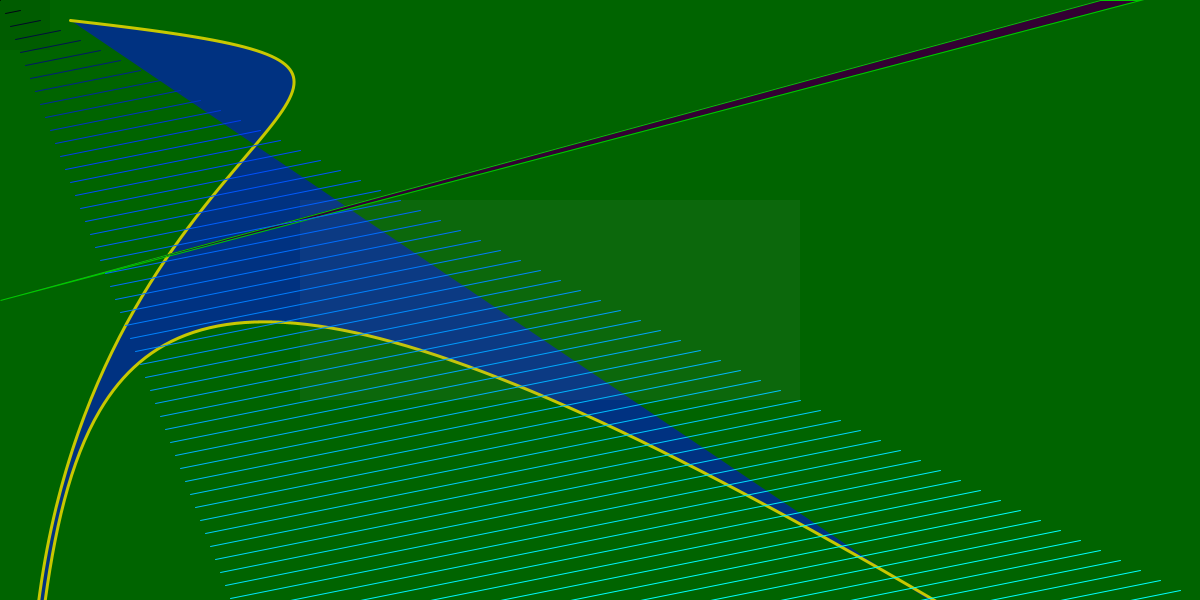
Frame 1 (no input)
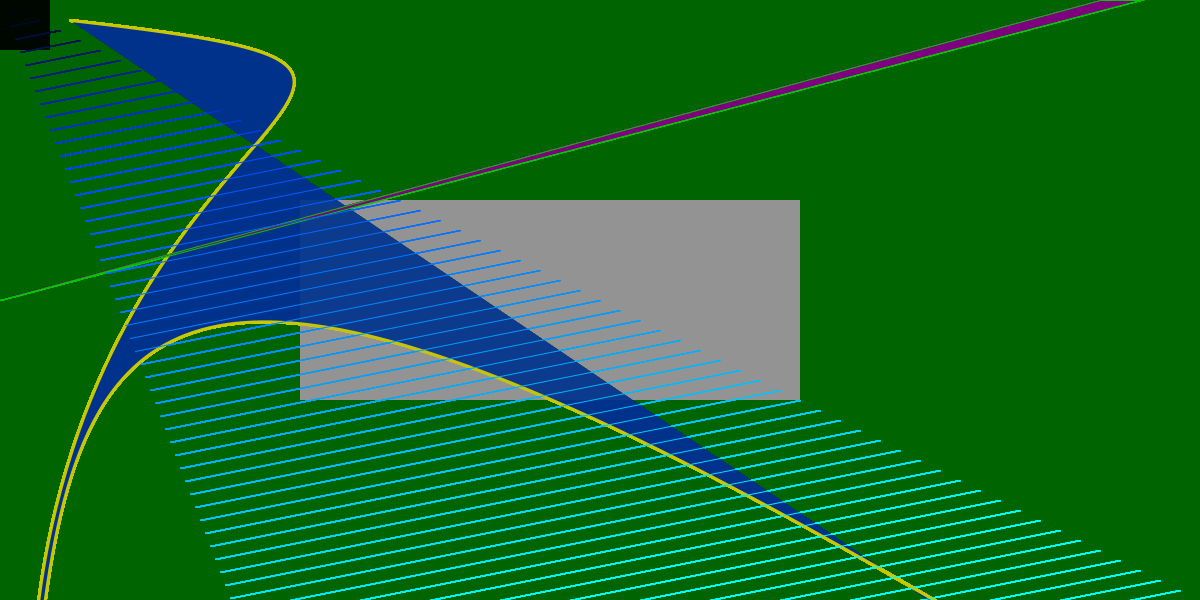
Frame 60 (the mouse pressed at the canvas centre just before this capture)
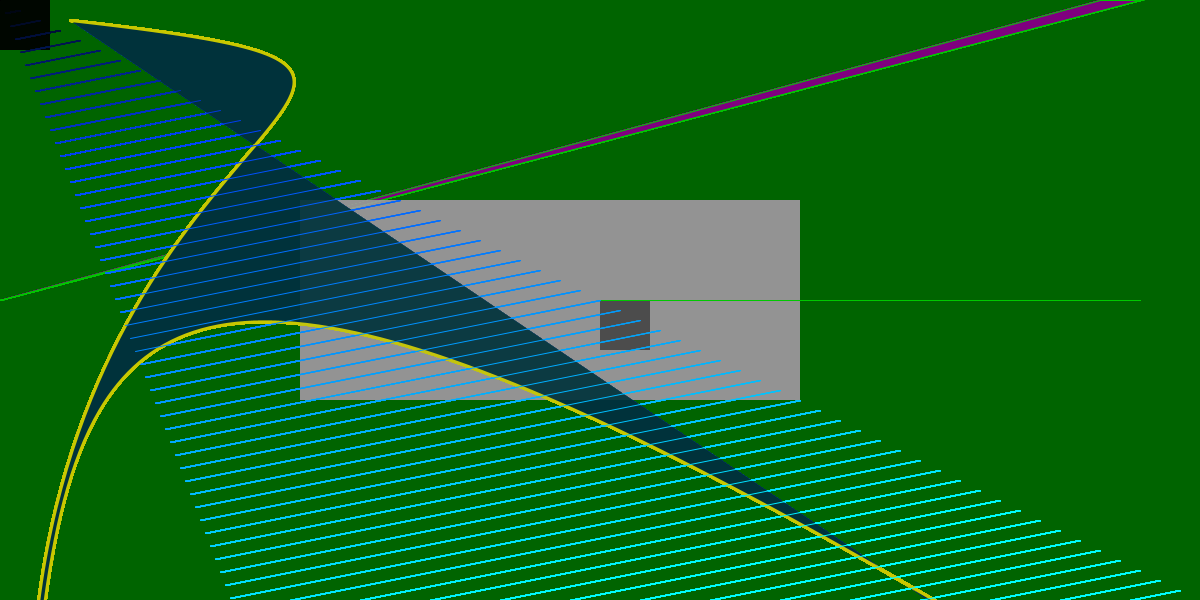
Frame 120 (the mouse held since frame 60 and released just before this capture)

The Processing sketch that drew these frames (run headless with seeded random() and noise(); from frame 60 on, the mouse is pressed at the canvas centre):

// Processing sketch: processing_72066
// ── processing_72066.pde

//Assignment 01b - The Hand
//Quresh Tyebji 
//9.12.12
//Section B

boolean boolGrowing = true;

void setup() {

  size(1200, 600);
  background (0, 100, 0);
}

void draw () {

  

stroke(200,200,0);
strokeWeight(3);
int randomBlue = 50;
randomBlue = int(random (200));
fill(0,50,randomBlue);
beginShape();
vertex(3000, 2000);
bezierVertex(200, 0, 80, 75, 30, 750);
bezierVertex(20, 80, 600, 80, 70, 20);
endShape();

noStroke();

  fill(150,20);
  rect (300,200,500,200); 

fill(0,20);
float randomDiameter = 20;
int growingDiameter = 50;
rect(mouseX,mouseY,growingDiameter, growingDiameter);


stroke(0,200,0);
strokeWeight(1);
int randomPurple = 0;
randomPurple = int(random (200));
fill(randomPurple,0,randomPurple);

triangle (1140, mouseY, mouseX, 300, 1100, mouseY);

//light blue mult
  for (int i=0; i<250; i++) {
    strokeWeight(1);
    stroke(0, i*5, i*20);
    line(i*20, i*10, i*5, i*13);

  }
  
  

}

void mouseClicked() {
  float a = random(255);
  float b = random(200);
  float c = random(255);
  background (a,b,c);


}


void keyPressed() {
  if (key == 's') {
    save("QureshTyebji.png");
  }
}
